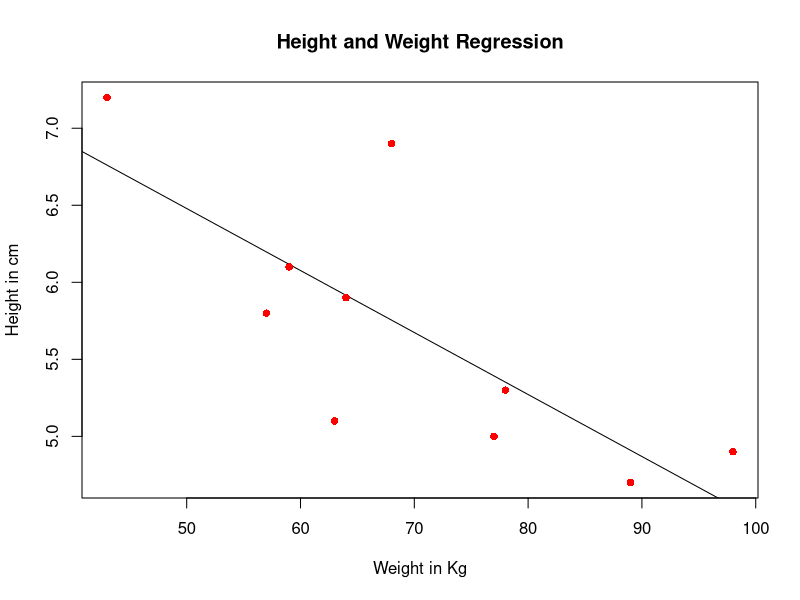

The R script that drew this image:

# Other code for Linear Regression - http://www.sthda.com/english/articles/40-regression-analysis/167-simple-linear-regression-in-r/

install.packages("ggplot2")

library("ggplot2")
#The predictor vector
x <- c(5.1,5.3,6.1,5.9,6.9,7.2,5.8,4.7,4.9,5.0)

#The response vector
y <- c(63,78,59,64,68,43,57,89,98,77)

#Apply lm function
relation <- lm(y~x)

relation
summary(relation)

#Find weight of a person with height 5.6
a <- data.frame(x=5.6)
result <- predict(relation,a)
print(result)

# Giving a name to the chart file.  
png(file = "linear_regression.png")  
# Plotting the chart.  
#plot(y,x,col = "red",main = "Height and Weight Regression",abline(lm(x~y)),cex = 1.3,pch = 16,xlab = "Weight in Kg",ylab = "Height in cm")  
plot(y,x,col = "red",main = "Height and Weight Regression",abline(lm(x~y)),pch=16,xlab = "Weight in Kg",ylab = "Height in cm")  
# Saving the file.  
dev.off()  
